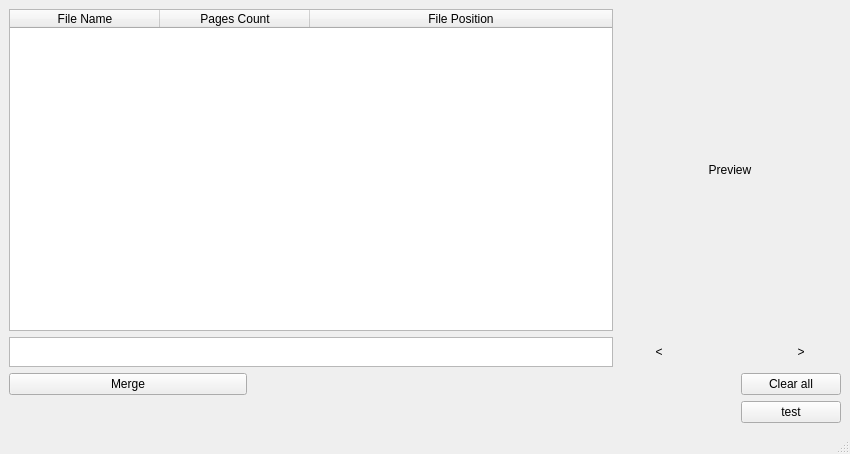
<?xml version="1.0" encoding="UTF-8"?>
<ui version="4.0">
 <class>MainWindow</class>
 <widget class="QMainWindow" name="MainWindow">
  <property name="geometry">
   <rect>
    <x>0</x>
    <y>0</y>
    <width>850</width>
    <height>454</height>
   </rect>
  </property>
  <property name="sizePolicy">
   <sizepolicy hsizetype="Preferred" vsizetype="Preferred">
    <horstretch>0</horstretch>
    <verstretch>0</verstretch>
   </sizepolicy>
  </property>
  <property name="acceptDrops">
   <bool>false</bool>
  </property>
  <property name="windowTitle">
   <string>MainWindow</string>
  </property>
  <widget class="QWidget" name="centralwidget">
   <layout class="QGridLayout" name="gridLayout_3">
    <item row="3" column="3">
     <widget class="QPushButton" name="testButton">
      <property name="maximumSize">
       <size>
        <width>100</width>
        <height>16777215</height>
       </size>
      </property>
      <property name="text">
       <string>test</string>
      </property>
      <property name="flat">
       <bool>false</bool>
      </property>
     </widget>
    </item>
    <item row="1" column="0" colspan="4">
     <layout class="QGridLayout" name="gridLayout" rowstretch="10,0" columnstretch="80,0,0,0">
      <property name="sizeConstraint">
       <enum>QLayout::SizeConstraint::SetMinAndMaxSize</enum>
      </property>
      <item row="1" column="3">
       <widget class="QPushButton" name="npButton">
        <property name="sizePolicy">
         <sizepolicy hsizetype="Fixed" vsizetype="Fixed">
          <horstretch>0</horstretch>
          <verstretch>0</verstretch>
         </sizepolicy>
        </property>
        <property name="text">
         <string>&gt;</string>
        </property>
        <property name="flat">
         <bool>true</bool>
        </property>
       </widget>
      </item>
      <item row="0" column="0">
       <widget class="MyTableWidget" name="FileTable">
        <property name="maximumSize">
         <size>
          <width>16777215</width>
          <height>16777215</height>
         </size>
        </property>
        <property name="mouseTracking">
         <bool>true</bool>
        </property>
        <property name="tabletTracking">
         <bool>true</bool>
        </property>
        <property name="acceptDrops">
         <bool>true</bool>
        </property>
        <property name="editTriggers">
         <set>QAbstractItemView::EditTrigger::NoEditTriggers</set>
        </property>
        <property name="showDropIndicator" stdset="0">
         <bool>true</bool>
        </property>
        <property name="dragEnabled">
         <bool>true</bool>
        </property>
        <property name="dragDropOverwriteMode">
         <bool>false</bool>
        </property>
        <property name="dragDropMode">
         <enum>QAbstractItemView::DragDropMode::InternalMove</enum>
        </property>
        <property name="defaultDropAction">
         <enum>Qt::DropAction::MoveAction</enum>
        </property>
        <property name="selectionBehavior">
         <enum>QAbstractItemView::SelectionBehavior::SelectRows</enum>
        </property>
        <attribute name="horizontalHeaderCascadingSectionResizes">
         <bool>false</bool>
        </attribute>
        <attribute name="horizontalHeaderDefaultSectionSize">
         <number>150</number>
        </attribute>
        <attribute name="horizontalHeaderStretchLastSection">
         <bool>true</bool>
        </attribute>
        <attribute name="verticalHeaderStretchLastSection">
         <bool>false</bool>
        </attribute>
        <column>
         <property name="text">
          <string>File Name</string>
         </property>
        </column>
        <column>
         <property name="text">
          <string>Pages Count</string>
         </property>
        </column>
        <column>
         <property name="text">
          <string>File Position</string>
         </property>
        </column>
       </widget>
      </item>
      <item row="1" column="0">
       <widget class="QTextBrowser" name="OutputResult">
        <property name="sizePolicy">
         <sizepolicy hsizetype="Expanding" vsizetype="Preferred">
          <horstretch>0</horstretch>
          <verstretch>0</verstretch>
         </sizepolicy>
        </property>
        <property name="maximumSize">
         <size>
          <width>16777215</width>
          <height>30</height>
         </size>
        </property>
       </widget>
      </item>
      <item row="0" column="1" colspan="3">
       <widget class="QLabel" name="PDFViewer">
        <property name="sizePolicy">
         <sizepolicy hsizetype="Preferred" vsizetype="Preferred">
          <horstretch>0</horstretch>
          <verstretch>0</verstretch>
         </sizepolicy>
        </property>
        <property name="maximumSize">
         <size>
          <width>250</width>
          <height>350</height>
         </size>
        </property>
        <property name="text">
         <string>Preview</string>
        </property>
        <property name="scaledContents">
         <bool>true</bool>
        </property>
        <property name="alignment">
         <set>Qt::AlignmentFlag::AlignCenter</set>
        </property>
       </widget>
      </item>
      <item row="1" column="1">
       <widget class="QPushButton" name="ppButton">
        <property name="sizePolicy">
         <sizepolicy hsizetype="Fixed" vsizetype="Fixed">
          <horstretch>0</horstretch>
          <verstretch>0</verstretch>
         </sizepolicy>
        </property>
        <property name="text">
         <string>&lt;</string>
        </property>
        <property name="flat">
         <bool>true</bool>
        </property>
       </widget>
      </item>
      <item row="1" column="2">
       <widget class="QLabel" name="CurrentPage">
        <property name="sizePolicy">
         <sizepolicy hsizetype="Expanding" vsizetype="Preferred">
          <horstretch>0</horstretch>
          <verstretch>0</verstretch>
         </sizepolicy>
        </property>
        <property name="minimumSize">
         <size>
          <width>50</width>
          <height>0</height>
         </size>
        </property>
        <property name="text">
         <string/>
        </property>
        <property name="alignment">
         <set>Qt::AlignmentFlag::AlignCenter</set>
        </property>
       </widget>
      </item>
     </layout>
    </item>
    <item row="2" column="3">
     <widget class="QPushButton" name="ClearallButton">
      <property name="layoutDirection">
       <enum>Qt::LayoutDirection::LeftToRight</enum>
      </property>
      <property name="text">
       <string>Clear all</string>
      </property>
      <property name="flat">
       <bool>false</bool>
      </property>
     </widget>
    </item>
    <item row="2" column="0">
     <widget class="QPushButton" name="MergeButton">
      <property name="text">
       <string>Merge</string>
      </property>
      <property name="flat">
       <bool>false</bool>
      </property>
     </widget>
    </item>
   </layout>
  </widget>
  <widget class="QMenuBar" name="menubar">
   <property name="geometry">
    <rect>
     <x>0</x>
     <y>0</y>
     <width>850</width>
     <height>33</height>
    </rect>
   </property>
  </widget>
  <widget class="QStatusBar" name="statusbar"/>
 </widget>
 <customwidgets>
  <customwidget>
   <class>MyTableWidget</class>
   <extends>QTableWidget</extends>
   <header>pdfmerger ver2</header>
   <slots>
    <signal>dragEnterSignal()</signal>
    <signal>TableSignal()</signal>
    <slot>clearall()</slot>
   </slots>
  </customwidget>
 </customwidgets>
 <resources/>
 <connections>
  <connection>
   <sender>ClearallButton</sender>
   <signal>clicked()</signal>
   <receiver>OutputResult</receiver>
   <slot>clear()</slot>
   <hints>
    <hint type="sourcelabel">
     <x>530</x>
     <y>418</y>
    </hint>
    <hint type="destinationlabel">
     <x>417</x>
     <y>387</y>
    </hint>
   </hints>
  </connection>
  <connection>
   <sender>ClearallButton</sender>
   <signal>clicked()</signal>
   <receiver>FileTable</receiver>
   <slot>clearall()</slot>
   <hints>
    <hint type="sourcelabel">
     <x>530</x>
     <y>418</y>
    </hint>
    <hint type="destinationlabel">
     <x>466</x>
     <y>195</y>
    </hint>
   </hints>
  </connection>
  <connection>
   <sender>ClearallButton</sender>
   <signal>clicked()</signal>
   <receiver>PDFViewer</receiver>
   <slot>clear()</slot>
   <hints>
    <hint type="sourcelabel">
     <x>511</x>
     <y>406</y>
    </hint>
    <hint type="destinationlabel">
     <x>726</x>
     <y>283</y>
    </hint>
   </hints>
  </connection>
  <connection>
   <sender>ClearallButton</sender>
   <signal>clicked()</signal>
   <receiver>CurrentPage</receiver>
   <slot>clear()</slot>
   <hints>
    <hint type="sourcelabel">
     <x>530</x>
     <y>417</y>
    </hint>
    <hint type="destinationlabel">
     <x>746</x>
     <y>381</y>
    </hint>
   </hints>
  </connection>
 </connections>
</ui>
